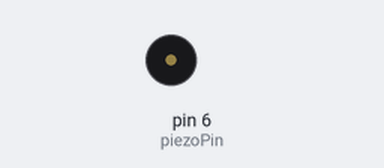
Bench run of a sketch on a simulated Arduino Uno, built with avr-gcc and run on an emulated ATmega328P. On the bench: buzzer (waves = sounding).

Above: at 0.1 s.
Timing chart, 0 to 0.1 s (numbered marks = the images above):
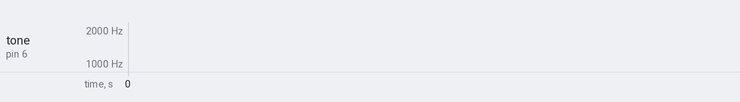

The sketch:

BUZZER.ino
```cpp
int piezoPin = 6;

void setup() {
  pinMode(piezoPin, OUTPUT);
}


void loop() {
  buzzer();
}

void buzzer() {
    for(int freq = 150; freq <=1800; freq = freq + 2) {
    tone(piezoPin, freq, 10);
  }


  for(int freq = 1800; freq <=150; freq = freq - 2) {
    tone(piezoPin, freq, 10);
  }
}
```
